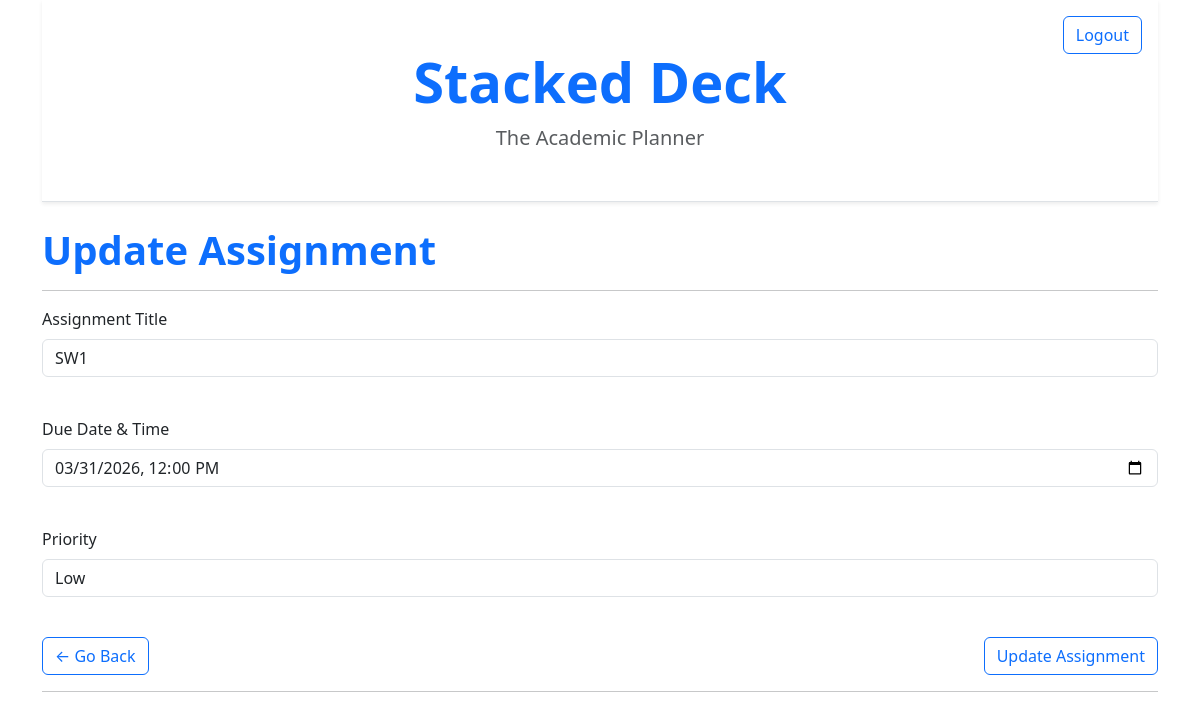
Before: /update-assignment/1 (signed in) with the older database file.
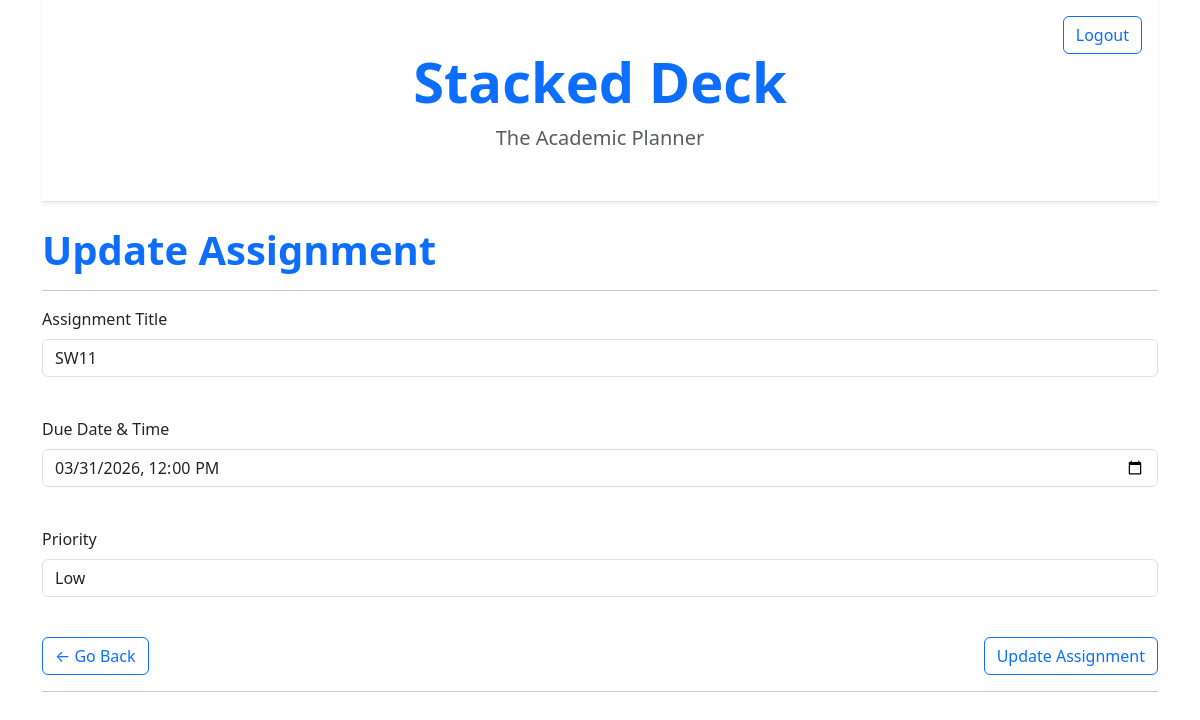
After: the same page with the newer database file.
### app/models.py (models this page shows)
class Assignment(db.Model):
    id: so.Mapped[int] = so.mapped_column(primary_key=True)
    title: so.Mapped[str] = so.mapped_column(sa.String(256), index=True)
    completed: so.Mapped[bool] = so.mapped_column(sa.Boolean, index=True, default=False, nullable=False)
    due_date: so.Mapped[datetime.datetime] = so.mapped_column(sa.DateTime(timezone=True), index=True, nullable=False)
    priority: so.Mapped[Priority] = so.mapped_column(
        sa.Enum(Priority),
        default=Priority.MEDIUM,
        nullable=False
    )
    user_id: so.Mapped[int] = so.mapped_column(sa.ForeignKey(User.id), index=True)
    author: so.Mapped[User] = so.relationship(back_populates='assignments')
    tasks: so.Mapped[list['Task']] = so.relationship(back_populates='assignment', cascade="all, delete-orphan")

### app/routes.py (the view)
@app.route('/update-assignment/<int:assignment_id>', methods=['GET','POST'])
@login_required
def updating_assignment(assignment_id):
    assignment_to_update = Assignment.query.get_or_404(assignment_id)
    form = AssignmentForm(obj=assignment_to_update)
    form.submit.label.text = "Update Assignment"
    if form.validate_on_submit():
        form.populate_obj(assignment_to_update)
        db.session.commit()
        flash("The assignment was successfully updated.")
        return redirect(url_for('view_assignments'))
    return render_template("update-assignment.html", form=form)

### app/forms.py (shortened to what this page needs)
class AssignmentForm(FlaskForm):
    title = StringField('Assignment Title', validators=[DataRequired(), Length(max=256)])
    due_date = DateTimeLocalField('Due Date & Time', format='%Y-%m-%dT%H:%M', validators=[DataRequired()])
    priority = SelectField('Priority', coerce=int, choices=PRIORITY_CHOICES, default=Priority.MEDIUM.value)
    submit = SubmitField('Add Assignment')

### app/models.py (called while the page is built)
@login.user_loader
def load_user(id):
    return db.session.get(User, int(id))

### app/templates/update-assignment.html (shortened to what this page needs)
{% extends "base.html" %}
{% block content %}
    <h1 class="display-6 fw-bold text-primary">Update Assignment</h1>
    <hr>
     <form action='' method="post" novalidate>
        <p>
            {{ form.title.label(class="form-label") }}<br>
            {{ form.title(class="form-control") }}<br>
        </p>
        <p>
            {{ form.due_date.label(class="form-label") }}<br>
            {{ form.due_date(class="form-control") }}<br>
        </p>
        <p>
            {{ form.priority.label(class="form-label") }}<br>
            {{ form.priority(class="form-control") }}<br>
        </p>
        <div class="d-flex">
            <a href="{{ url_for('view_assignments') }}" class="btn btn-outline-primary">← Go Back</a>
        {{ form.submit(class="btn btn-outline-primary ms-auto") }}
        </div>
        <hr>
    </form>
{% endblock %}

Changed rows visible on the page:
changed Assignment "Low": title "SW1" → "SW11"
